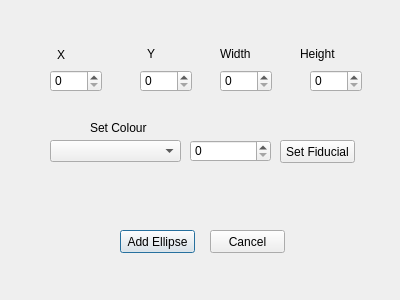
<ui version="4.0" >
 <class>addEllipseDialog</class>
 <widget class="QDialog" name="addEllipseDialog" >
  <property name="geometry" >
   <rect>
    <x>0</x>
    <y>0</y>
    <width>400</width>
    <height>300</height>
   </rect>
  </property>
  <property name="windowTitle" >
   <string>Add Ellipse</string>
  </property>
  <property name="windowIcon" >
   <iconset>
    <normaloff>:/newPrefix/logo.jpg</normaloff>:/newPrefix/logo.jpg</iconset>
  </property>
  <widget class="QSpinBox" name="Ellipse_x" >
   <property name="geometry" >
    <rect>
     <x>50</x>
     <y>70</y>
     <width>52</width>
     <height>22</height>
    </rect>
   </property>
  </widget>
  <widget class="QSpinBox" name="Ellipse_y" >
   <property name="geometry" >
    <rect>
     <x>140</x>
     <y>70</y>
     <width>52</width>
     <height>22</height>
    </rect>
   </property>
  </widget>
  <widget class="QSpinBox" name="Ellipse_width" >
   <property name="geometry" >
    <rect>
     <x>220</x>
     <y>70</y>
     <width>52</width>
     <height>22</height>
    </rect>
   </property>
  </widget>
  <widget class="QSpinBox" name="Ellipse_height" >
   <property name="geometry" >
    <rect>
     <x>310</x>
     <y>70</y>
     <width>52</width>
     <height>22</height>
    </rect>
   </property>
  </widget>
  <widget class="QPushButton" name="addEllipseButton" >
   <property name="geometry" >
    <rect>
     <x>120</x>
     <y>230</y>
     <width>75</width>
     <height>23</height>
    </rect>
   </property>
   <property name="text" >
    <string>Add Ellipse</string>
   </property>
  </widget>
  <widget class="QPushButton" name="cancelButton" >
   <property name="geometry" >
    <rect>
     <x>210</x>
     <y>230</y>
     <width>75</width>
     <height>23</height>
    </rect>
   </property>
   <property name="text" >
    <string>Cancel</string>
   </property>
  </widget>
  <widget class="QLabel" name="label" >
   <property name="geometry" >
    <rect>
     <x>57</x>
     <y>47</y>
     <width>16</width>
     <height>16</height>
    </rect>
   </property>
   <property name="text" >
    <string>X</string>
   </property>
  </widget>
  <widget class="QLabel" name="label_2" >
   <property name="geometry" >
    <rect>
     <x>147</x>
     <y>47</y>
     <width>46</width>
     <height>14</height>
    </rect>
   </property>
   <property name="text" >
    <string>Y</string>
   </property>
  </widget>
  <widget class="QLabel" name="label_3" >
   <property name="geometry" >
    <rect>
     <x>220</x>
     <y>47</y>
     <width>46</width>
     <height>14</height>
    </rect>
   </property>
   <property name="text" >
    <string>Width</string>
   </property>
  </widget>
  <widget class="QLabel" name="label_4" >
   <property name="geometry" >
    <rect>
     <x>300</x>
     <y>47</y>
     <width>46</width>
     <height>14</height>
    </rect>
   </property>
   <property name="text" >
    <string>Height</string>
   </property>
  </widget>
  <widget class="QComboBox" name="fillColourComboBox" >
   <property name="geometry" >
    <rect>
     <x>50</x>
     <y>140</y>
     <width>131</width>
     <height>22</height>
    </rect>
   </property>
  </widget>
  <widget class="QLabel" name="label_5" >
   <property name="geometry" >
    <rect>
     <x>90</x>
     <y>120</y>
     <width>61</width>
     <height>16</height>
    </rect>
   </property>
   <property name="text" >
    <string>Set Colour</string>
   </property>
  </widget>
  <widget class="QSpinBox" name="fiducialBox" >
   <property name="geometry" >
    <rect>
     <x>190</x>
     <y>140</y>
     <width>81</width>
     <height>22</height>
    </rect>
   </property>
  </widget>
  <widget class="QPushButton" name="addFiducialButton" >
   <property name="geometry" >
    <rect>
     <x>280</x>
     <y>140</y>
     <width>75</width>
     <height>23</height>
    </rect>
   </property>
   <property name="text" >
    <string>Set Fiducial</string>
   </property>
  </widget>
 </widget>
 <resources>
  <include location="../QMTSim 1.0/resource.qrc" />
 </resources>
 <connections>
  <connection>
   <sender>cancelButton</sender>
   <signal>clicked()</signal>
   <receiver>addEllipseDialog</receiver>
   <slot>close()</slot>
   <hints>
    <hint type="sourcelabel" >
     <x>247</x>
     <y>201</y>
    </hint>
    <hint type="destinationlabel" >
     <x>199</x>
     <y>149</y>
    </hint>
   </hints>
  </connection>
 </connections>
</ui>
